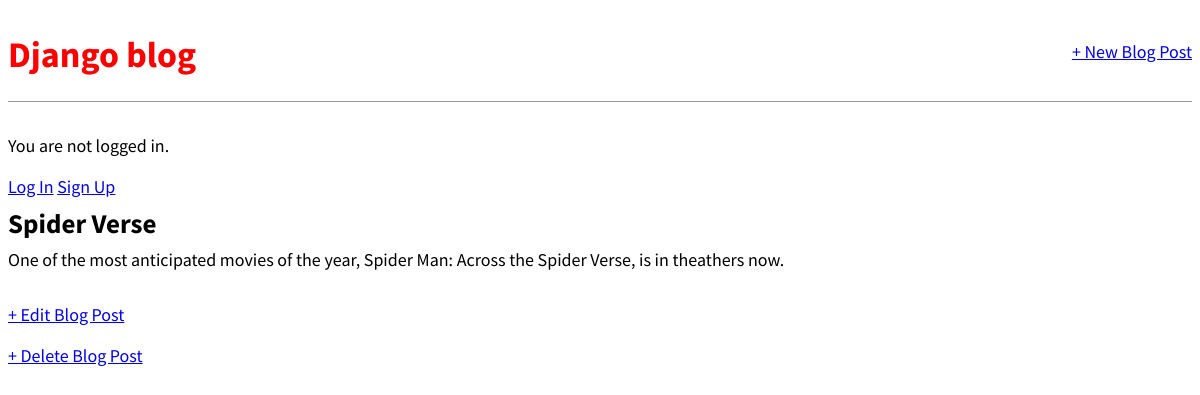
The app's page /post/1/ with its own data.
### blog/models.py (models this page shows, shortened)
class Post(models.Model):
    title = models.CharField(max_length=200)
    author = models.ForeignKey(
        "auth.User",
        on_delete=models.CASCADE,
    )
    body = models.TextField()

### blog/views.py (the view)
# urls.py: path("post/<int:pk>/", BlogDetailVeiw.as_view(), name="post_detail"),
class BlogDetailVeiw(DetailView):
    model = Post
    template_name = "post_detail.html"

### templates/post_detail.html
{% extends 'base.html' %}
{% block content %}
<div class="post-entry">
    <h2>{{post.title}}</h2>
    <p>{{post.body}}</p>
</div>
<p><a href="{% url 'post_edit' post.pk %}">+ Edit Blog Post</a></p>
<p><a href="{% url 'post_delete' post.pk %}">+ Delete Blog Post </a></p>
{% endblock content %}

### static/css/base.css (style rules this page uses)
body { font-family: 'Source Sans Pro', sans-serif; font-size: 18px; }
.post-entry { margin-bottom: 2rem; }
.post-entry h2 { margin: 0.5rem 0; }
.post-entry p { margin: 0; font-weight: 400; }

### records on screen
Post: title "Spider Verse", body "One of the most anticipated movies of the year, Spider Man: Across the Spider Verse, is in theathers now."
